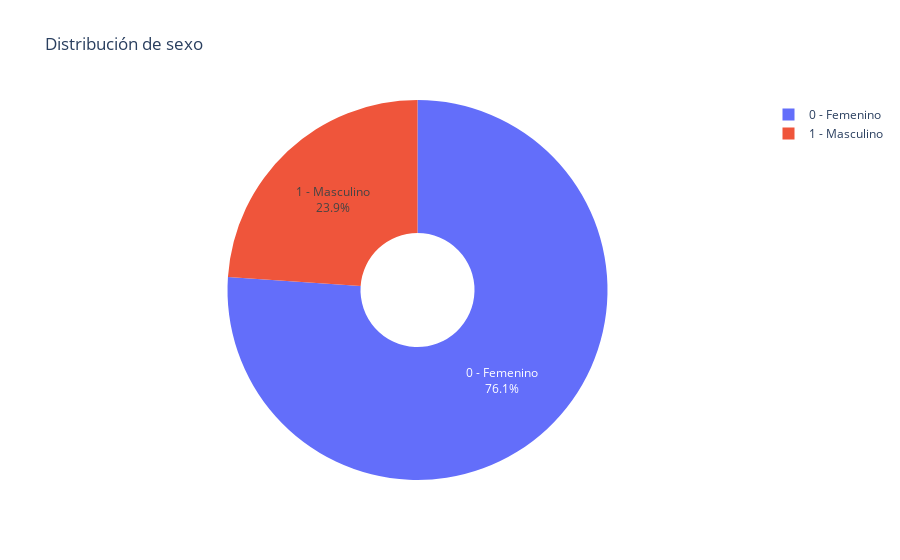

Notebook cell for this chart:
### Code cell
plot_pie_distribution(df, 'sexo')

### Figure 1 — Plotly figure (JSON) as saved in the notebook; plotly's stock layout.template omitted (floating-point values rounded to 4 significant figures)
{"data": [{"customdata": [["0 - Femenino"], ["1 - Masculino"]], "domain": {"x": [0, 1], "y": [0, 1]}, "hole": 0.3, "hovertemplate": "<b>%{label}</b><br>Cantidad: %{value}<br>Porcentaje: %{percent}<extra></extra>", "labels": ["0 - Femenino", "1 - Masculino"], "legendgroup": "", "marker": {"colors": ["#636efa", "#EF553B"]}, "name": "", "showlegend": true, "textfont": {"size": 12}, "textinfo": "percent+label", "textposition": "inside", "type": "pie", "values": [43760, 13750]}], "layout": {"legend": {"tracegroupgap": 0}, "title": {"text": "Distribución de sexo"}}}
